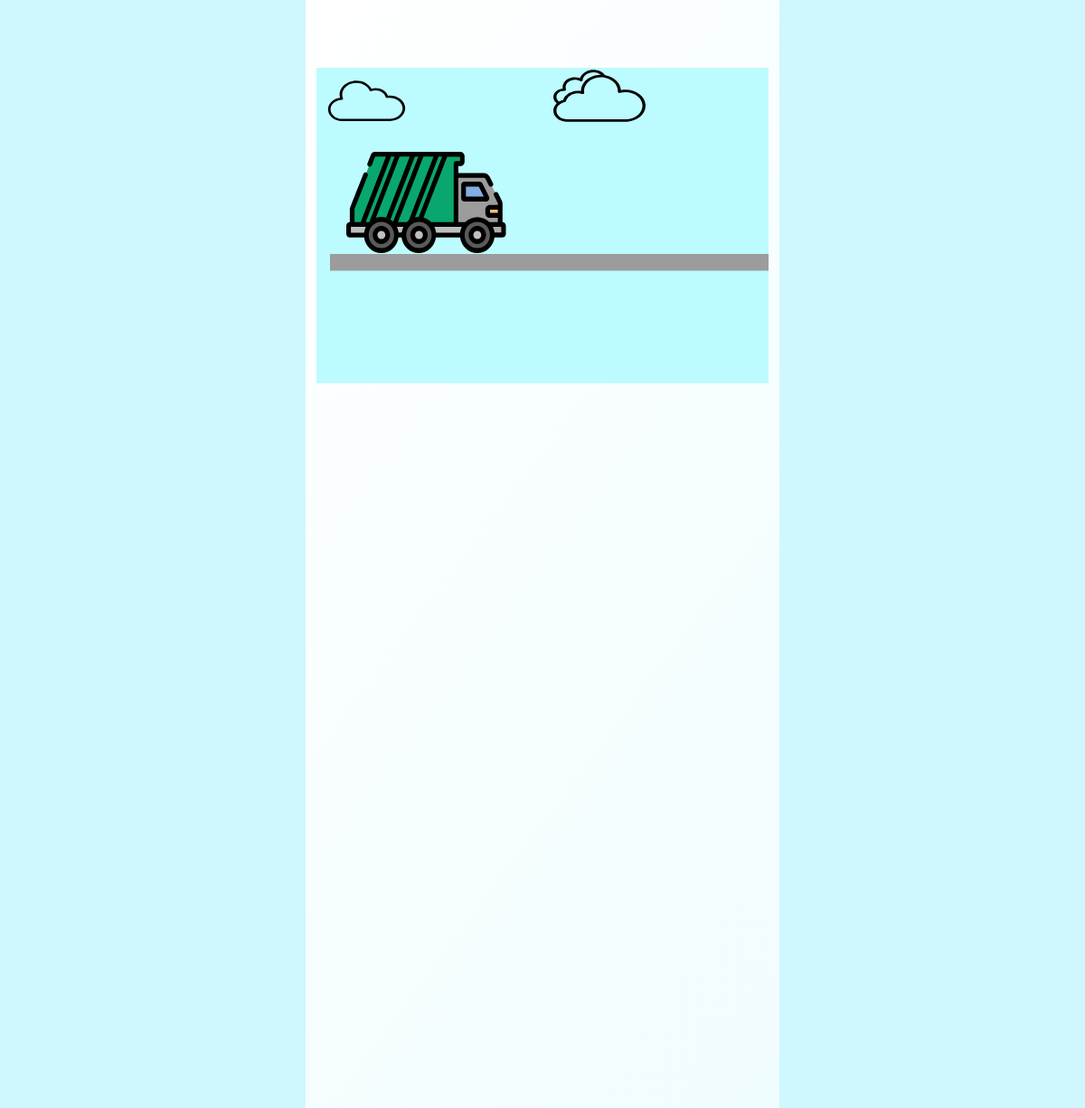
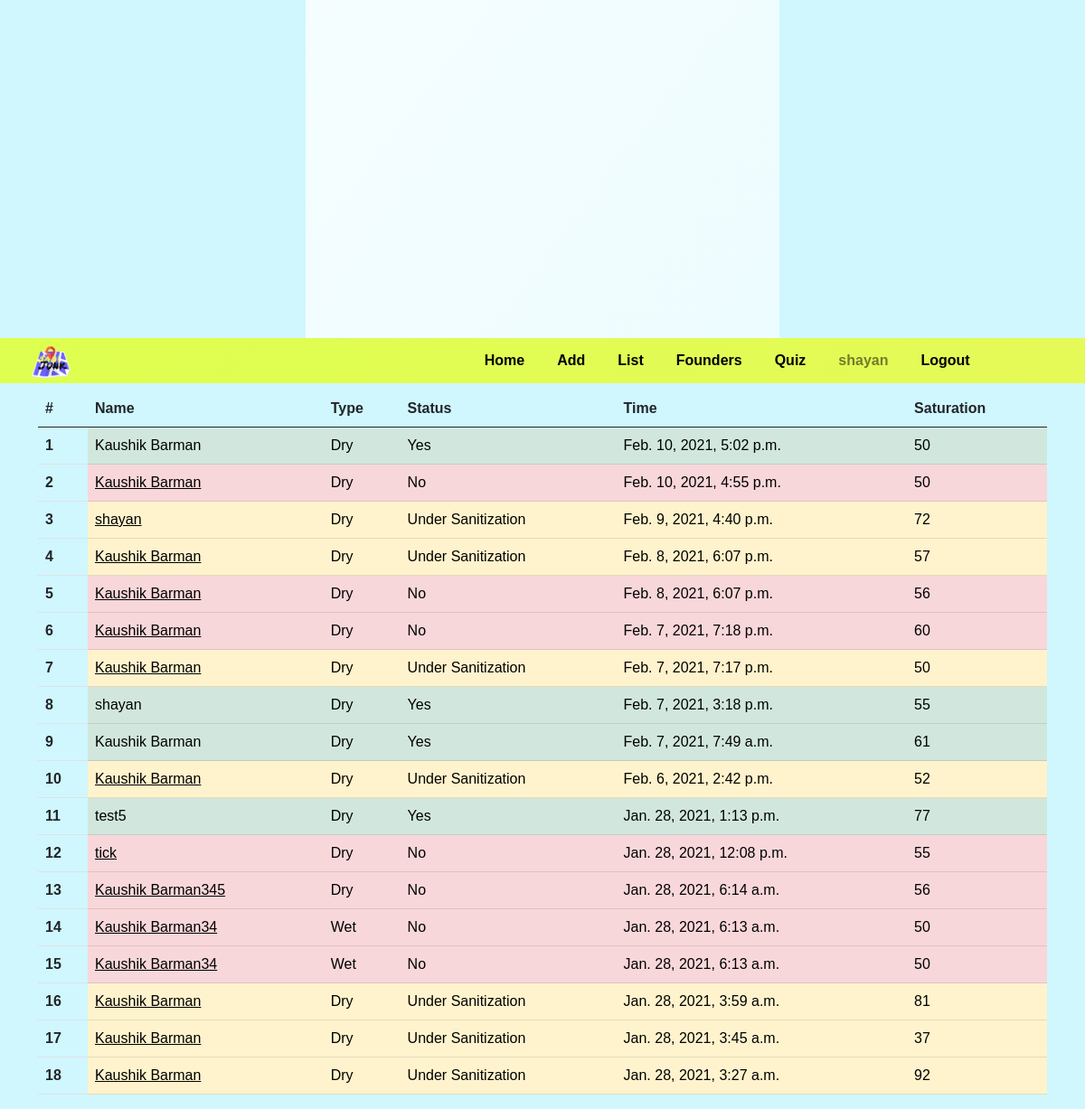
The page /list (signed in) on the database its author committed (2 pictures, top to bottom).
### feed/models.py (models this page shows, shortened)
class Locations(models.Model):
    name = models.CharField(max_length=200)
    locator_user = models.ForeignKey(User,on_delete=models.CASCADE)
    locator_mail = models.CharField(max_length=200)
    sanitized = models .CharField(max_length=200, default="No")
    sanitizer_mail = models.CharField(max_length=200, blank = True, null=True)
    garbageType = models.CharField(max_length=50)
    coordinates_lat = models.CharField(max_length=200)
    coordinates_lng =models.CharField(max_length=200)
    saturation = models.CharField(max_length = 200)
    time = models.DateTimeField(auto_now_add=True)

### feed/views.py (the view)
# urls.py: path('list', views.list,name='list'),
def list(request):
    locations = Locations.objects.all().order_by("-time")
    context={
        "locations":locations
    }
    return render (request,'list_.html', context)

### templates/list_.html (shortened to what this page needs)
{% load static %}
<!DOCTYPE html>
<html lang="en">
<head>
    <link href="https://cdn.jsdelivr.net/npm/bootstrap@5.0.0-beta1/dist/css/bootstrap.min.css" rel="stylesheet">
    <link rel="stylesheet" href="{% static 'style_f.css' %}">
  </head>
<body>
  <div style="width: fit-content;
  height: 200vh;"  class="container-fluid loader">
</div>
<section id="nav-bar">
  <nav class="navbar navbar-expand-lg navbar-light bg-light">
    <div class="container-fluid">
      <a class="navbar-brand" href="#"><img src="{% static 'SanijunkFunky.png' %}" alt=""></a>
      <div class="collapse navbar-collapse" id="navbarSupportedContent">
        <ul style="margin-left: 35vw;" class="navbar-nav me-auto mb-2 mb-lg-0">
          <li class="nav-item">
            <a class="nav-link active" aria-current="page" href="{% url 'home' %}">Home</a>
          </li>
          <li class="nav-item">
            <a class="nav-link" href="{% url 'add_location' %}">Add</a>
          </li>
          <li class="nav-item">
            <a class="nav-link" href="{% url 'list' %}">List</a>
          </li>
          <li class="nav-item">
            <a class="nav-link" href="{% url 'founders' %}">Founders</a>
          </li>
          <li class="nav-item">
            <a class="nav-link" href="{% url 'quiz' %}">Quiz</a>
          </li>
          {% if request.user.is_authenticated  %}
          <li class="nav-item">
            <a style="opacity: .5;" class="nav-link" href="#">{{request.user.username}}</a>
          </li>
          <li class="nav-item">
            <a class="nav-link " href="{% url 'logout' %}" tabindex="-1" aria-disabled="true">Logout</a>
          </li>
          {% else %}
          <li class="nav-item">
            <a class="nav-link"  href="{% url 'signup_home' %}" tabindex="-1" aria-disabled="true">Login</a>
          </li>
          {% endif %}
        </ul>
      </div>
    </div>
  </nav>
  </section>
    <div class="container mt-2">
        <div class="table-responsive">
        <table class="table">
            <thead>
              <tr>
                <th scope="col">#</th>
                <th scope="col">Name</th>
                <th scope="col">Type</th>
                <th scope="col">Status</th>
                <th scope="col">Time</th>
                <th scope="col">Saturation</th>
              </tr>
            </thead>
            <tbody>
                {% for location in locations %}
                {% if location.sanitized == "Yes" %}
              <tr>
                <th scope="row">{{forloop.counter}}</th>
                <td class="table-success">{{location.name}}</td>
                <td class="table-success">{{location.garbageType}}</td>
                <td class="table-success">{{location.sanitized}}</td>
                <td class="table-success">{{location.time}}</td>
                <td class="table-success">{{location.saturation}}</td>
              </tr>
              {% endif %}
              {% if location.sanitized == "No" %}
              <tr>
                <th scope="row">{{forloop.counter}}</th>
                <td class="table-danger"><a href="{% url 'details' location.pk %}">{{location.name}}</a></td>
                <td class="table-danger">{{location.garbageType}}</td>
                <td class="table-danger">{{location.sanitized}}</td>
                <td class="table-danger">{{location.time}}</td>
                <td class="table-danger">{{location.saturation}}</td>
              </tr>
              {% endif %}
              {% if location.sanitized == "Under Sanitization" %}
              <tr>
                <th scope="row">{{forloop.counter}}</th>
                <td class="table-warning"><a href="{% url 'details' location.pk %}">{{location.name}}</a></td>
                <td class="table-warning">{{location.garbageType}}</td>
                <td class="table-warning">{{location.sanitized}}</td>
                <td class="table-warning">{{location.time}}</td>
                <td class="table-warning">{{location.saturation}}</td>
              </tr>
              {% endif %}
              {% endfor %}
            </tbody>
          </table>
        </div>
    </div>
</body>
</html>

### static/style_f.css (style rules this page uses)
* { margin: 0; padding: 0; }
a { color:black; }
body { font-family:sans-serif ; }
#nav-bar { position: sticky; top: 0; z-index: 10; }
.navbar { padding: 0 !important; }
.navbar { background: linear-gradient(318deg, #fbe872, #deff4f); background-size: 400% 400%; -webkit-animation: AnimationName 3s ease infinite; -moz-animation: AnimationName 3s ease infinite; animation: AnimationName 3s ease infinite; }
.navbar-brand img { height: 40px; padding-left: 20px; }
.navbar-nav li { padding:0 10px; }
.navbar-nav li a { color:#fff !important; font-weight:600; float: right; text-align: left; }
.navbar-nav li a { color: black !important; font-weight: 600; float: right; text-align: left; }

### templates/list_.html (style rules this page uses)
body { background: #d0f7fe; }
.loader { background: linear-gradient(307deg, #b6f3fe, #ffffff); background-size: 400% 400%; -webkit-animation: AnimationName 3s ease infinite; -moz-animation: AnimationName 3s ease infinite; animation: AnimationName 3s ease infinite; }

### rows shown on the page
Locations: name "Kaushik Barman", garbageType "Dry", sanitized "Yes", time "Feb. 10, 2021, 5:02 p.m.", saturation "50"
Locations: name "Kaushik Barman", garbageType "Dry", sanitized "No", time "Feb. 10, 2021, 4:55 p.m.", saturation "50"
Locations: name "shayan", garbageType "Dry", sanitized "Under Sanitization", time "Feb. 9, 2021, 4:40 p.m.", saturation "72"
Locations: name "Kaushik Barman", garbageType "Dry", sanitized "Under Sanitization", time "Feb. 8, 2021, 6:07 p.m.", saturation "57"
Locations: name "Kaushik Barman", garbageType "Dry", sanitized "No", time "Feb. 8, 2021, 6:07 p.m.", saturation "56"
Locations: name "Kaushik Barman", garbageType "Dry", sanitized "No", time "Feb. 7, 2021, 7:18 p.m.", saturation "60"
Locations: name "Kaushik Barman", garbageType "Dry", sanitized "Under Sanitization", time "Feb. 7, 2021, 7:17 p.m.", saturation "50"
Locations: name "shayan", garbageType "Dry", sanitized "Yes", time "Feb. 7, 2021, 3:18 p.m.", saturation "55"
Locations: name "Kaushik Barman", garbageType "Dry", sanitized "Yes", time "Feb. 7, 2021, 7:49 a.m.", saturation "61"
Locations: name "Kaushik Barman", garbageType "Dry", sanitized "Under Sanitization", time "Feb. 6, 2021, 2:42 p.m.", saturation "52"
Locations: name "test5", garbageType "Dry", sanitized "Yes", time "Jan. 28, 2021, 1:13 p.m.", saturation "77"
Locations: name "tick", garbageType "Dry", sanitized "No", time "Jan. 28, 2021, 12:08 p.m.", saturation "55"
Locations: name "Kaushik Barman345", garbageType "Dry", sanitized "No", time "Jan. 28, 2021, 6:14 a.m.", saturation "56"
Locations: name "Kaushik Barman34", garbageType "Wet", sanitized "No", time "Jan. 28, 2021, 6:13 a.m.", saturation "50"
Locations: name "Kaushik Barman34", garbageType "Wet", sanitized "No", time "Jan. 28, 2021, 6:13 a.m.", saturation "50"
Locations: name "Kaushik Barman", garbageType "Dry", sanitized "Under Sanitization", time "Jan. 28, 2021, 3:59 a.m.", saturation "81"
Locations: name "Kaushik Barman", garbageType "Dry", sanitized "Under Sanitization", time "Jan. 28, 2021, 3:45 a.m.", saturation "37"
Locations: name "Kaushik Barman", garbageType "Dry", sanitized "Under Sanitization", time "Jan. 28, 2021, 3:27 a.m.", saturation "92"

### other values the page prints
{{ request.user.username }} "shayan"
